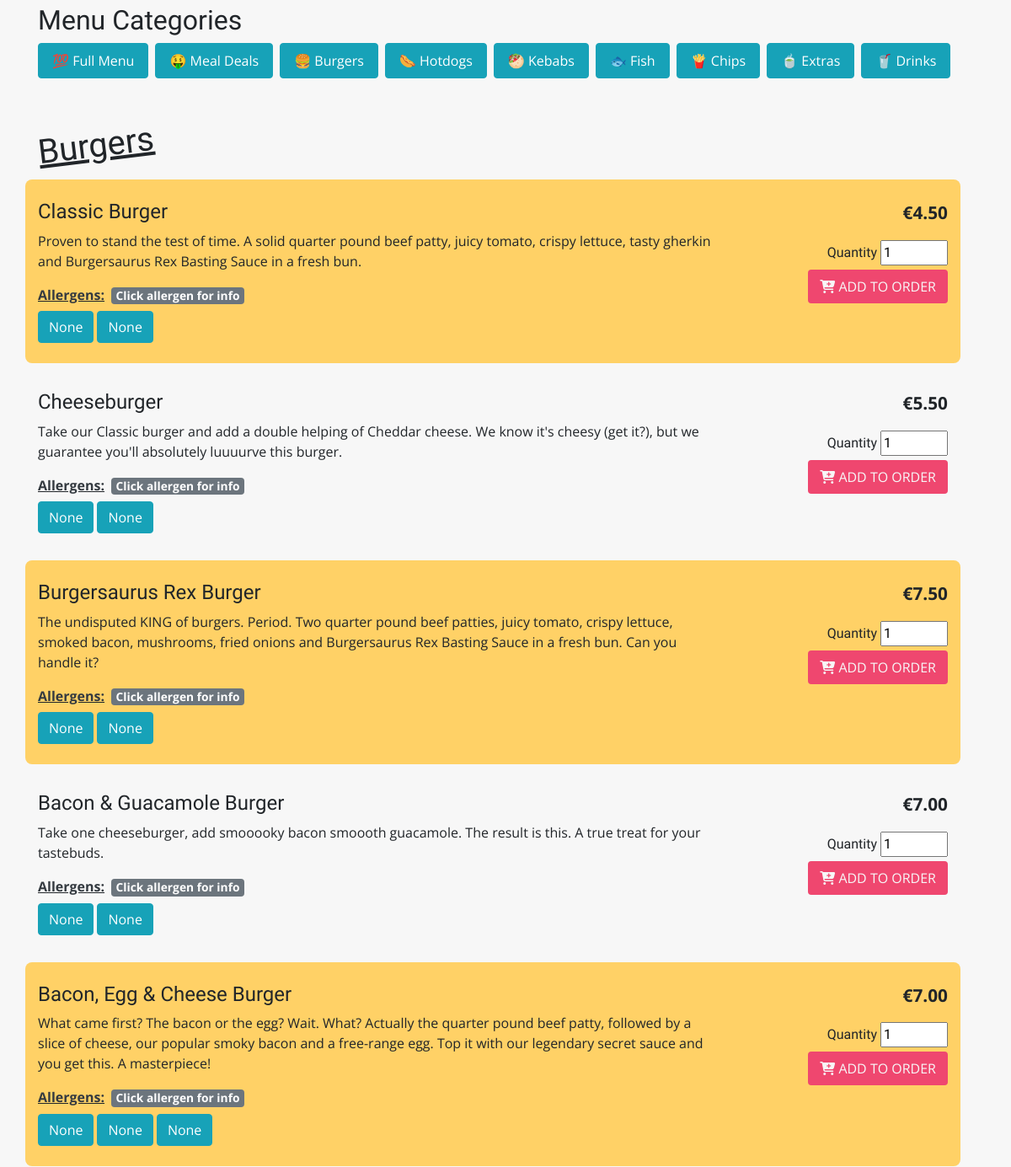
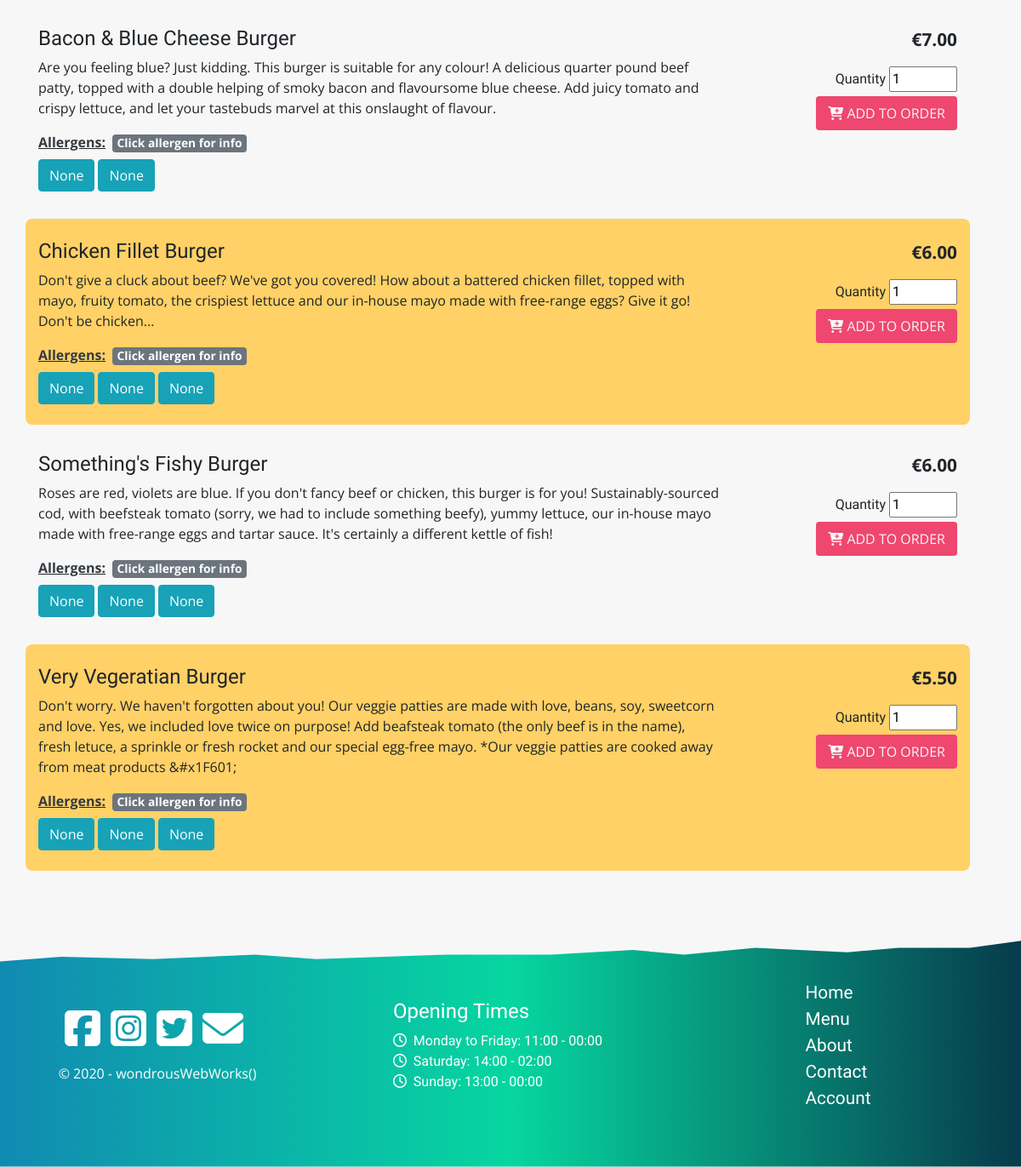
/menu/?category=burgers (lower part), run on an earlier commit of the app's database (2 pictures, top to bottom).
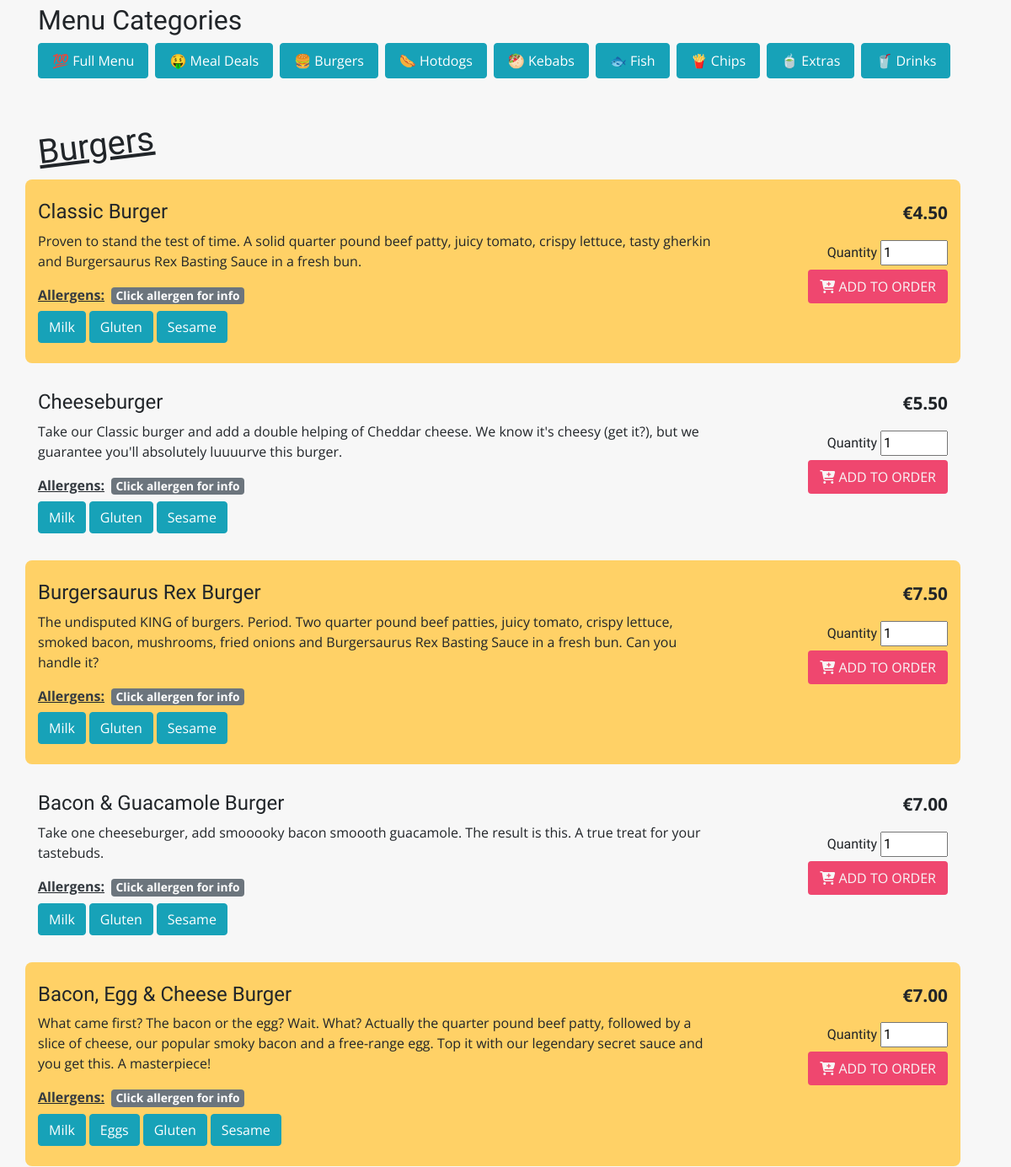
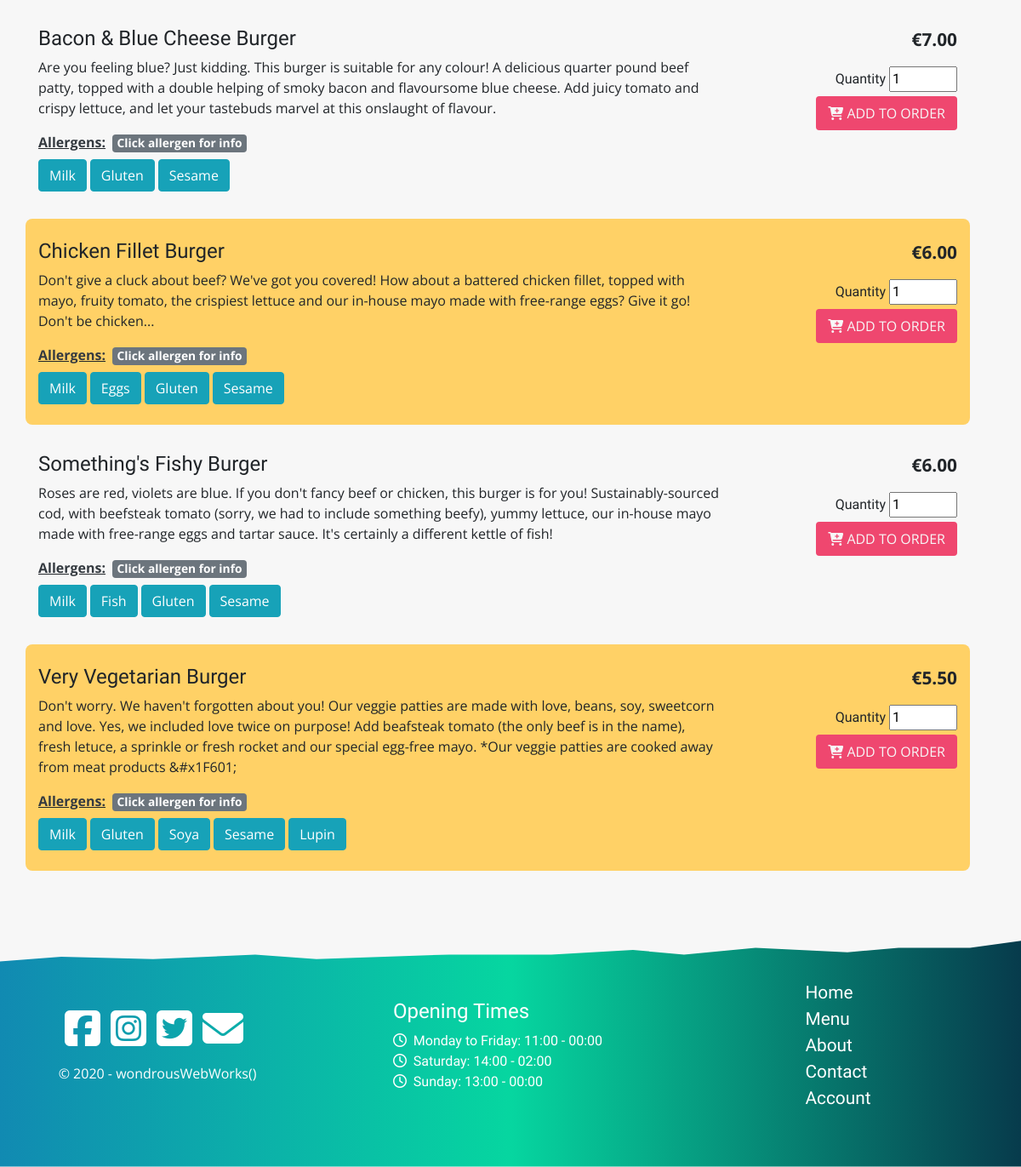
And on a later commit of the database (2 pictures, top to bottom).
### menu/models.py (models this page shows, shortened)
class Category(models.Model):
    class Meta:
        verbose_name_plural = 'Categories'
    name = models.CharField(max_length=254)
    friendly_name = models.CharField(max_length=254, null=True, blank=True)
    menu_header_url = models.CharField(max_length=254, null=True)

class Product(models.Model):
    category = models.ForeignKey('Category', null=True, blank=True, on_delete=models.SET_NULL)
    name = models.CharField(max_length=254, null=True, blank=True)
    description = models.TextField()
    price = models.DecimalField(max_digits=4, decimal_places=2)
    is_vegetarian = models.BooleanField(null=True, blank=True)
    allergens = models.ManyToManyField('Allergen')

class Allergen(models.Model):
    name = models.CharField(max_length=254)
    friendly_name = models.CharField(max_length=254, null=True, blank=True)
    info_url = models.CharField(max_length=254, null=True, blank=True)

### menu/views.py (the view)
# urls.py: path('menu/', include('menu.urls')),
def menu(request):
    menu = Product.objects.all()
    categories = None
    if request.GET:
        if 'category' in request.GET:
            categories = request.GET['category'].split(',')
            menu = menu.filter(category__name__in=categories)
            categories = Category.objects.filter(name__in=categories)
    context = {
        'menu': menu,
        'categories': categories
    }
    return render(request, 'menu/menu.html', context)

### cart/contexts.py (called while the page is built, shortened)
def cart_content(request):
    cart_items = []
    sub_total = 0
    order_total = 0
    product_count = 0
    delivery_threshold = settings.DELIVERY_THRESHOLD
    delivery_charge = settings.DELIVERY_CHARGE
    cart = request.session.get('cart', {})
    order_total = delivery_charge + sub_total
    context = {
        'cart_items': cart_items,
        'sub_total': sub_total,
        'product_count': product_count,
        'delivery_threshold': delivery_threshold,
        'delivery_charge': delivery_charge,
        'order_total': order_total,
    }
    return context

### menu/templates/menu/menu.html (shortened to what this page needs)
{% extends 'base.html' %}
{% block content %}
<article id="menu" class="container">
    <h2 class="mt-5">Menu Categories</h2>
    <ul id="menu-nav" class="nav">
        <li class="nav-item">
            <a class="nav-link btn btn-info mr-2 mb-2" href="{% url 'menu' %}">💯 Full Menu</a>
        </li>
        <li class="nav-item">
            <a class="nav-link btn btn-info mr-2 mb-2" href="{% url 'menu' %}?category=meal_deals">🤑 Meal Deals</a>
        </li>
        <li class="nav-item">
            <a class="nav-link btn btn-info mr-2 mb-2" href="{% url 'menu' %}?category=burgers">🍔 Burgers</a>
        </li>
        <li class="nav-item">
            <a class="nav-link btn btn-info mr-2 mb-2" href="{% url 'menu' %}?category=hotdogs">🌭 Hotdogs</a>
        </li>
        <li class="nav-item">
            <a class="nav-link btn btn-info mr-2 mb-2" href="{% url 'menu' %}?category=kebabs">🥙 Kebabs</a>
        </li>
        <li class="nav-item">
            <a class="nav-link btn btn-info mr-2 mb-2" href="{% url 'menu' %}?category=fish">🐟 Fish</a>
        </li>
        <li class="nav-item">
            <a class="nav-link btn btn-info mr-2 mb-2" href="{% url 'menu' %}?category=chips">🍟 Chips</a>
        </li>
        <li class="nav-item">
            <a class="nav-link btn btn-info mr-2 mb-2" href="{% url 'menu' %}?category=extras">🍵 Extras</a>
        </li>
        <li class="nav-item">
            <a class="nav-link btn btn-info mb-2" href="{% url 'menu' %}?category=drinks">🥤 Drinks</a>
        </li>
      </ul>
    {% for category in categories %}
        <h1 class="mt-5 mb-3 d-inline-block page-heading">{{ category.friendly_name }}</h1>
    {% endfor %}
    {% for menu_item in menu %}
        <div class="row menu-item py-4 mb-2">
            <div class="col-sm-9">
                <h3>{{ menu_item.name }}</h3>
                <p>{{ menu_item.description }}</p>
                {% if menu_item.allergens.all %}
                    <h4><a class="text-dark" href="https://erudus.com/14-major-food-allergens-for-eu-food-information-for-consumers/" target="blank"><strong>Allergens:</strong></a><span class="badge badge-secondary ml-2">Click allergen for info</span></h4>
                    {% for allergen in menu_item.allergens.all %}
                        <a href="{{ allergen.info_url }}" target="_blank" class="allergen btn btn-info">{{ allergen.friendly_name }}</a>
                    {% endfor %}
                {% endif %}
            </div>
            <div class="col-sm-3 price-and-add-button text-right">
                <p class="text-right"><strong>€{{ menu_item.price }}</strong></p>
                <form class="form" action="{% url 'add_to_cart' menu_item.id %}" method="POST">
                    <label for="id_qty_{{ menu_item.id }}">Quantity</label>
                    <input type="number" name="quantity" value="1" min="1" max="99" data-item_id="{{ menu_item.id }}" id="id_qty_{{ menu_item.id }}">
                    <button class="btn add-or-update-button"><i class="fas fa-cart-plus"></i>  ADD TO ORDER</button>
                </form>
            </div>
        </div>
    {% endfor %}
</article>
{% endblock %}

### templates/base.html (shortened to what this page needs)
<!doctype html>
{% load static %}
<html lang="en">
  <head>
    {% block core_css %}
      <link rel="stylesheet" href="https://stackpath.bootstrapcdn.com/bootstrap/4.5.0/css/bootstrap.min.css">
      <link rel="stylesheet" href="{% static 'css/base.css' %}">
    {% endblock %}
  </head>
  <body>
    {% block content %}
    {% endblock %}
    {% include 'includes/footer.html' %}
  </body>
</html>

### templates/includes/navbar.html (shortened to what this page needs)
{% load static %}

### templates/includes/footer.html (shortened to what this page needs)
<footer>
    <div class="row py-5">
        <div class="order-3 col-12 order-lg-1 col-lg-4 social-and-copyright text-center footer-col">
            <article>
                <ul class="list-inline">
                    <li class="d-inline pr-2"><a href="#"><i class="fab fa-facebook-square"></i></a></li>
                    <li class="d-inline pr-2"><a href="#"><i class="fab fa-instagram-square"></i></a></li>
                    <li class="d-inline pr-2"><a href="#"><i class="fab fa-twitter-square"></i></a></li>
                    <li class="d-inline pr-2"><a href="#"><i class="fas fa-envelope"></i></a></li>
                </ul>
                <p>&copy; 2020 - wondrousWebWorks()</p>
            </article>
        </div>
        <div class="order-2 col-12 col-md-6 col-lg-4 footer-col mb-2 mb-sm-0">
            <article>
                <h4 class="text-white">Opening Times</h4>
                <ul class="list-unstyled nav-links text-white">
                    <li><i class="far fa-clock"></i>&nbsp;&nbsp;Monday to Friday: 11:00 - 00:00</li>
                    <li><i class="far fa-clock"></i>&nbsp;&nbsp;Saturday: 14:00 - 02:00</li>
                    <li><i class="far fa-clock"></i>&nbsp;&nbsp;Sunday: 13:00 - 00:00</li>
                </ul>
            </article>
        </div>
        <div class="order-1 col-12 col-md-6 order-lg-2 col-lg-4 footer-col m-2 m-sm-0">
            <article>
                <ul class="list-unstyled nav-links">
                    <li><a href="{% url 'home' %}">Home</a></li>
                    <li><a href="{% url 'menu' %}">Menu</a></li>
                    <li><a href="#">About</a></li>
                    <li><a href="#">Contact</a></li>
                    <li><a href="#">Account</a></li>
                </ul>
            </article>
        </div>
    </div>
</footer>

### static/css/base.css (style rules this page uses)
:root { --primary-color: #06D6A0;--secondary-color: #EF476F;--tertiary-color: #FFD166;--quarternary-color: #118AB2;--quanary-color: #073B4C;--body-color: #f7f7f7 }
html { scroll-behavior:smooth }
body { font-size:16px;font-family:'Miltonian Tattoo', sans-serif;background-color:var(--body-color) }
p { font-family:"Open Sans", sans-serif }
* { scrollbar-width:thin;scrollbar-color:var(--tertiary-color) #111 }
.row { width:100% !important }
footer { margin-top:10vh;background:linear-gradient(to right, var(--quarternary-color), var(--primary-color), var(--quanary-color));clip-path:polygon(0 10%, 6% 8%, 15% 9%, 25% 7%, 31% 9%, 44% 7%, 54% 7%, 62% 5%, 67% 7%, 74% 4%, 83% 6%, 88% 4%, 95% 4%, 100% 1%, 100% 100%, 0 100%) }
footer .footer-col { display:flex;flex-direction:column;justify-content:center;align-items:center }
footer .nav-links li a { text-decoration:none;color:white;font-family:"Metal Mania", sans-serif;font-size:1.3rem;transition:all .5s ease-in-out }
footer .social-and-copyright { color:white }
footer .social-and-copyright i { color:white;text-decoration:none;font-size:3rem;transition:all .5s ease-in-out }
.page-heading { transform:rotateZ(-7deg);font-size:2.5rem;text-decoration:underline }
#menu .menu-item:nth-child(even) { background-color:var(--tertiary-color);border-radius:.5rem }
#menu h3 { font-size:1.5rem }
#menu h4 { font-family:"Open Sans", sans-serif;font-size:1.15rem;text-decoration:underline }
#menu a { font-family:"Open Sans", sans-serif;font-size:1rem }
#menu .price-and-add-button p { font-size:1.3rem }
.add-or-update-button { font-size:1rem;font-family:"Open Sans", sans-serif;background-color:var(--secondary-color);color:var(--body-color);border:2px solid transparent }

What changed in the data, as far as the page shows it:
changed Allergen: friendly_name "None" → "Milk"
changed Allergen: friendly_name "None" → "Gluten"
added Allergen: friendly_name "Sesame"
changed Allergen: friendly_name "None" → "Eggs"
changed Allergen: friendly_name "None" → "Fish"
changed Product: name "Very Vegeratian Burger" → "Very Vegetarian Burger"
changed Allergen: friendly_name "None" → "Soya"
added Allergen: friendly_name "Lupin", shown under Product "Very Vegetarian Burger"
